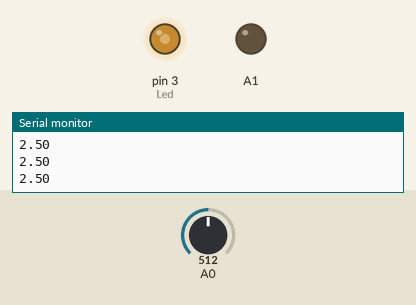
A sketch run on a simulated Arduino Uno, built with avr-gcc and run on an emulated ATmega328P. Shown: output pins drawn as LEDs (lit = HIGH), the last lines printed to the serial monitor. The test bench sets the inputs (shaded band); at power-on: A0 = 512.

Above: at 1.2 s.
1.3 s: A0 set to 716
At 2.1 s:
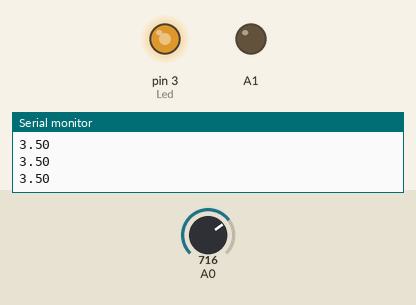
2.8 s: A0 set to 900
At 3.1 s:
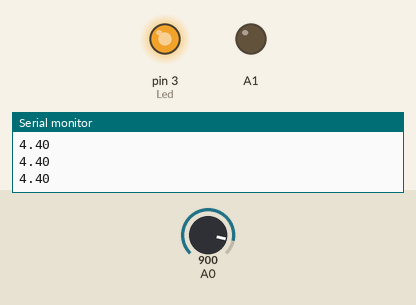
4.3 s: A0 set to 122
At 5.4 s:
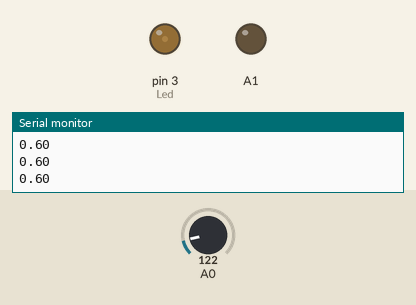
5.8 s: A0 set to 0
At 6.7 s:
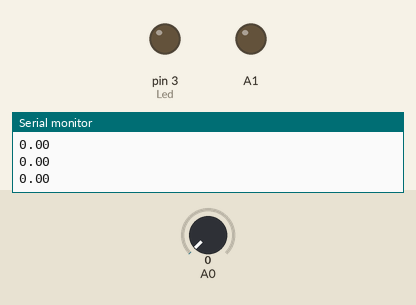
7.3 s: A0 set to 511
At 7.7 s:
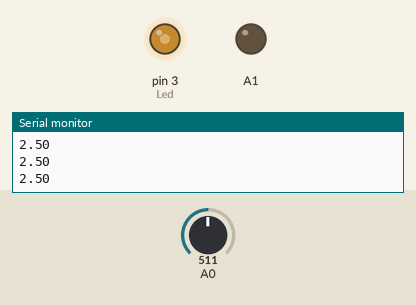
Timing chart, 0 to 9.8 s (numbered marks = the images above; inputs shaded):
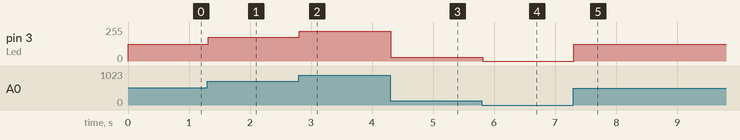

The sketch:

AnalogRead_Write.ino
```cpp
#define Led 3
float v;
void setup() {
  pinMode(A0,INPUT);
  pinMode(A1,OUTPUT);
  Serial.begin(9600);

}

void loop() {
  v=analogRead(A0);
  Serial.println(v*5/1023);
  analogWrite(Led,map(v,0,1023,0,255));


}
```

Measured:
- after the input at 1.3 s, pin 3 (Led): 127/255 → 178/255 at once
- after the input at 2.8 s, pin 3 (Led): 178/255 → 224/255 at once
- after the input at 4.3 s, pin 3 (Led): 224/255 → 30/255 at once
- after the input at 5.8 s, pin 3 (Led): 30/255 → 0/255 at once
- after the input at 7.3 s, pin 3 (Led): 0/255 → 127/255 at once
